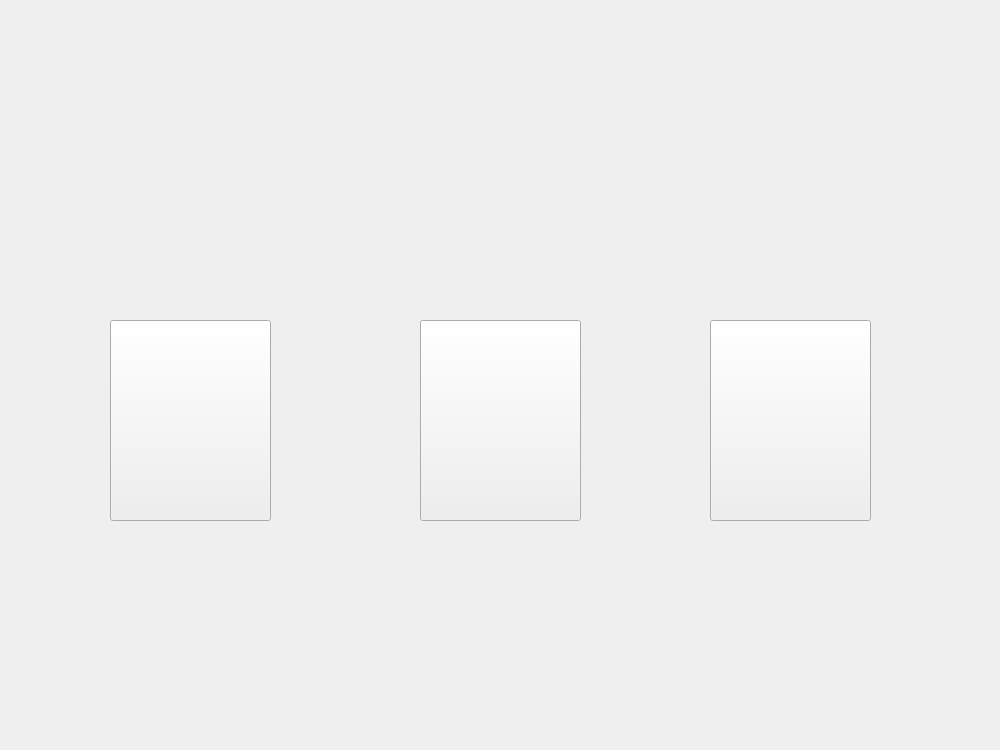
<?xml version="1.0" encoding="UTF-8"?>
<ui version="4.0">
 <class>MainWindow</class>
 <widget class="QMainWindow" name="MainWindow">
  <property name="geometry">
   <rect>
    <x>0</x>
    <y>0</y>
    <width>1000</width>
    <height>750</height>
   </rect>
  </property>
  <property name="windowTitle">
   <string>MainWindow</string>
  </property>
  <widget class="QWidget" name="centralwidget">
   <widget class="QLabel" name="Fond">
    <property name="geometry">
     <rect>
      <x>0</x>
      <y>0</y>
      <width>1001</width>
      <height>751</height>
     </rect>
    </property>
    <property name="text">
     <string/>
    </property>
    <property name="pixmap">
     <pixmap>Starter/ChoIx du starter.png</pixmap>
    </property>
    <property name="scaledContents">
     <bool>true</bool>
    </property>
   </widget>
   <widget class="QLabel" name="Bulbizarre">
    <property name="geometry">
     <rect>
      <x>390</x>
      <y>290</y>
      <width>231</width>
      <height>241</height>
     </rect>
    </property>
    <property name="text">
     <string/>
    </property>
    <property name="pixmap">
     <pixmap>Starter/Salamèche_face.png</pixmap>
    </property>
    <property name="scaledContents">
     <bool>true</bool>
    </property>
   </widget>
   <widget class="QLabel" name="Salameche">
    <property name="geometry">
     <rect>
      <x>80</x>
      <y>310</y>
      <width>231</width>
      <height>241</height>
     </rect>
    </property>
    <property name="text">
     <string/>
    </property>
    <property name="pixmap">
     <pixmap>Starter/Bulbizarre_face.png</pixmap>
    </property>
    <property name="scaledContents">
     <bool>true</bool>
    </property>
   </widget>
   <widget class="QLabel" name="Carapuce">
    <property name="geometry">
     <rect>
      <x>680</x>
      <y>300</y>
      <width>231</width>
      <height>241</height>
     </rect>
    </property>
    <property name="text">
     <string/>
    </property>
    <property name="pixmap">
     <pixmap>Starter/Carapuce_face.png</pixmap>
    </property>
    <property name="scaledContents">
     <bool>true</bool>
    </property>
   </widget>
   <widget class="QPushButton" name="ButtonBul">
    <property name="geometry">
     <rect>
      <x>110</x>
      <y>320</y>
      <width>161</width>
      <height>201</height>
     </rect>
    </property>
    <property name="text">
     <string/>
    </property>
   </widget>
   <widget class="QPushButton" name="ButtonSal">
    <property name="geometry">
     <rect>
      <x>420</x>
      <y>320</y>
      <width>161</width>
      <height>201</height>
     </rect>
    </property>
    <property name="text">
     <string/>
    </property>
   </widget>
   <widget class="QPushButton" name="ButtonCar">
    <property name="geometry">
     <rect>
      <x>710</x>
      <y>320</y>
      <width>161</width>
      <height>201</height>
     </rect>
    </property>
    <property name="text">
     <string/>
    </property>
   </widget>
  </widget>
 </widget>
 <resources/>
 <connections/>
</ui>
